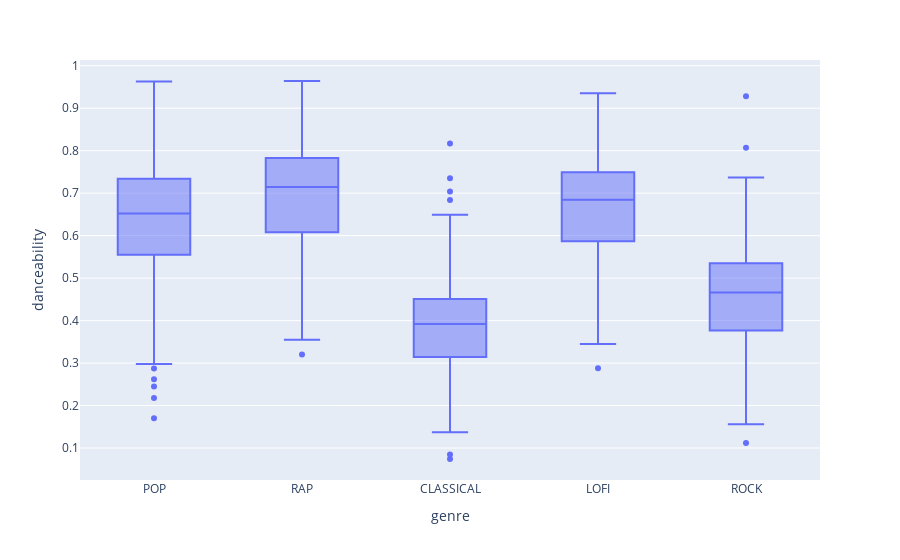

Notebook source saved alongside this figure:
### Markdown cell above
danceability

### Code cell
fig = px.box(genre_df, x='genre', y='danceability')
fig.show()

### Figure 1 — Plotly figure (JSON) as saved in the notebook; plotly's stock layout.template omitted (floating-point values rounded to 4 significant figures; data arrays with more than 128 entries replaced by an {"elided": "..."} marker saying what was removed)
{"data": [{"alignmentgroup": "True", "hovertemplate": "genre=%{x}<br>danceability=%{y}<extra></extra>", "legendgroup": "", "marker": {"color": "#636efa"}, "name": "", "notched": false, "offsetgroup": "", "orientation": "v", "showlegend": false, "type": "box", "x": {"elided": "1337 str values"}, "x0": " ", "xaxis": "x", "y": {"elided": "1337 float values"}, "y0": " ", "yaxis": "y"}], "layout": {"boxmode": "group", "legend": {"tracegroupgap": 0}, "margin": {"t": 60}, "xaxis": {"anchor": "y", "domain": [0, 1], "title": {"text": "genre"}}, "yaxis": {"anchor": "x", "domain": [0, 1], "title": {"text": "danceability"}}}}
